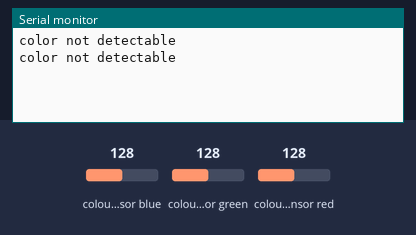
The sketch below on a simulated Arduino Uno, built with avr-gcc and run on an emulated ATmega328P. Parts: the last lines printed to the serial monitor. Wiring (inferred from the names in the program): TCS34725 colour sensor at I2C address 0x29. The test bench sets the inputs (shaded band); at power-on: colour sensor blue 128, colour sensor green 128, colour sensor red 128.

Above: at 1.8 s.
1.9 s: colour sensor blue set to 5
At 2.5 s:
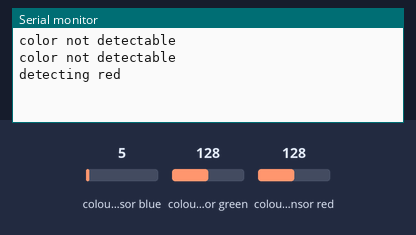
4.5 s: colour sensor blue set to 191
At 5.8 s:
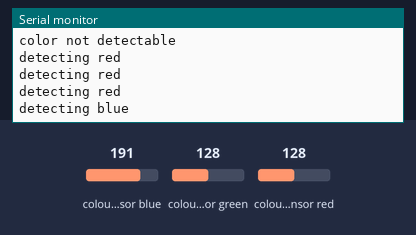

Measured:
- after the input at 1.9 s, the serial monitor: prints a new line after 0.11 s (image 1)
- after the input at 4.5 s, the serial monitor: prints a new line after 0.51 s (image 2)

The sketch:

adafruit_rgb_test.ino
```cpp
/*
BM017_Arduino_color_sensing:  This program interfaces to the AMS TCS34725 color light
to digital converter IC.  It uses the Arduino I2C interface.

Schematics associated with the BM017 module may be used for hardware wiring information.
See the user datasheet at www.solutions-cubed.com for additional information.

*/

#include <Wire.h>
#include <Math.h>

byte i2cWriteBuffer[10];
byte i2cReadBuffer[10];

#define SensorAddressWrite 0x29 //
#define SensorAddressRead 0x29 //
#define EnableAddress 0xa0 // register address + command bits
#define ATimeAddress 0xa1 // register address + command bits
#define WTimeAddress 0xa3 // register address + command bits
#define ConfigAddress 0xad // register address + command bits
#define ControlAddress 0xaf // register address + command bits
#define IDAddress 0xb2 // register address + command bits
#define ColorAddress 0xb4 // register address + command bits

/*
Send register address and the byte value you want to write the magnetometer and
loads the destination register with the value you send
*/
void Writei2cRegisters(byte numberbytes, byte command)
{
    byte i = 0;

    Wire.beginTransmission(SensorAddressWrite);   // Send address with Write bit set
    Wire.write(command);                          // Send command, normally the register address
    for (i=0;i<numberbytes;i++)                       // Send data
      Wire.write(i2cWriteBuffer[i]);
    Wire.endTransmission();

    delayMicroseconds(100);      // allow some time for bus to settle
}

/*
Send register address to this function and it returns byte value
for the magnetometer register's contents
*/
byte Readi2cRegisters(int numberbytes, byte command)
{
   byte i = 0;

    Wire.beginTransmission(SensorAddressWrite);   // Write address of read to sensor
    Wire.write(command);
    Wire.endTransmission();

    delayMicroseconds(100);      // allow some time for bus to settle

    Wire.requestFrom(SensorAddressRead,numberbytes);   // read data
    for(i=0;i<numberbytes;i++)
      i2cReadBuffer[i] = Wire.read();
    Wire.endTransmission();

    delayMicroseconds(100);      // allow some time for bus to settle
}

void init_TCS34725(void)
{
  i2cWriteBuffer[0] = 0x10;
  Writei2cRegisters(1,ATimeAddress);    // RGBC timing is 256 - contents x 2.4mS =
  i2cWriteBuffer[0] = 0x00;
  Writei2cRegisters(1,ConfigAddress);   // Can be used to change the wait time
  i2cWriteBuffer[0] = 0x00;
  Writei2cRegisters(1,ControlAddress);  // RGBC gain control
  i2cWriteBuffer[0] = 0x03;
  Writei2cRegisters(1,EnableAddress);    // enable ADs and oscillator for sensor
}

void get_TCS34725ID(void)
{
  Readi2cRegisters(1,IDAddress);
  if (i2cReadBuffer[0] = 0x44)
    Serial.println("TCS34725 is present");
  else
    Serial.println("TCS34725 not responding");
}

/*
Reads the register values for clear, red, green, and blue.
*/
void get_Colors(void)
{
  unsigned int clear_color = 0;
  unsigned int red_color = 0;
  unsigned int green_color = 0;
  unsigned int blue_color = 0;

  Readi2cRegisters(8,ColorAddress);
  clear_color = (unsigned int)(i2cReadBuffer[1]<<8) + (unsigned int)i2cReadBuffer[0];
  red_color = (unsigned int)(i2cReadBuffer[3]<<8) + (unsigned int)i2cReadBuffer[2];
  blue_color = (unsigned int)(i2cReadBuffer[7]<<8) + (unsigned int)i2cReadBuffer[6];

  // send register values to the serial monitor
/*
  Serial.print("clear color=");
  Serial.print(clear_color, DEC);
  Serial.print(" red color=");
  Serial.print(red_color, DEC);
  Serial.print(" green color=");
  Serial.print(green_color, DEC);
  Serial.print(" blue color=");
  Serial.println(blue_color, DEC);
*/

 // Basic RGB color differentiation can be accomplished by comparing the values and the largest reading will be
 // the prominent color

  if((red_color>blue_color))
    Serial.println("detecting red");
  else if((blue_color>red_color))
    Serial.println("detecting blue");
  else
    Serial.println("color not detectable");

}

void setup() {
  Wire.begin();
  Serial.begin(9600);  // start serial for output
  //init_TCS34725();
  //get_TCS34725ID();     // get the device ID, this is just a test to see if we're connected
}

void loop() {
    get_Colors();
    delay(1000);
}
```
